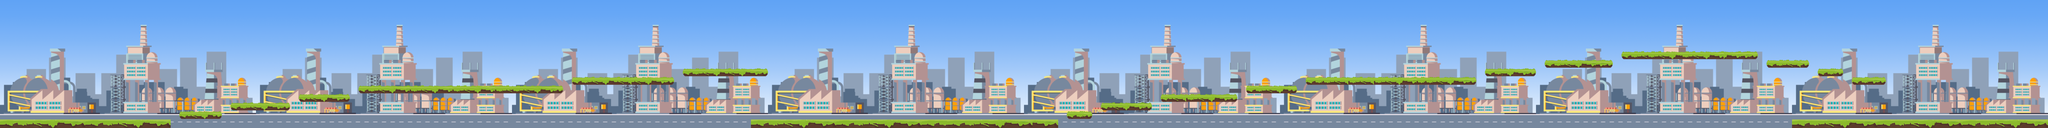

A level layout from a 2D game, rendered from its tile map. Below: a short description, then the map file with tile-grid data replaced by summaries:
An orthogonal 240x15 tile map with 32x32 px tiles, 2 tile layers (Background, Platforms), 17 tilesets and 141 objects (44x Coin, 38x Leaf, 9x Attention, 4x Eolienne, 3x Container, ...).

<map version="1.9" tiledversion="1.9.2" orientation="orthogonal" renderorder="right-down" width="240" height="15" tilewidth="32" tileheight="32" infinite="0" nextlayerid="8" nextobjectid="389">
 <tileset firstgid="1" source="platform (1).tsx" />
 <tileset firstgid="11" source="coin.tsx" />
 <tileset firstgid="12" source="leaf_coin.tsx" />
 <tileset firstgid="13" source="plastic_tash.tsx" />
 <tileset firstgid="14" source="fixed_plastic_trash.tsx" />
 <tileset firstgid="15" source="fixed_paper_trash.tsx" />
 <tileset firstgid="16" source="looking_curious.tsx" />
 <tileset firstgid="17" source="paper_trash.tsx" />
 <tileset firstgid="18" source="background (2).tsx" />
 <tileset firstgid="468" source="broken_eolienne.tsx" />
 <tileset firstgid="469" source="fixed_broken_eolienne.tsx" />
 <tileset firstgid="470" source="polluting_factory.tsx" />
 <tileset firstgid="471" source="fixed_polluting_factory.tsx" />
 <tileset firstgid="472" source="nuclear_trash.tsx" />
 <tileset firstgid="473" source="foret.tsx" />
 <tileset firstgid="498" source="curved_platform.tsx" />
 <tileset firstgid="505" source="avertissement.tsx" />
 <layer id="7" name="Background" width="240" height="15">
  <data>[3600 cells, 3600 non-empty, 450 distinct tile ids]</data>
 </layer>
 <layer id="2" name="Platforms" width="240" height="15">
  <data>[3600 cells, 236 non-empty, 17 distinct tile ids]</data>
 </layer>
 <objectgroup id="3" name="Platforms">
  <object id="2" x="0" y="448" width="640" height="32" />
  <object id="3" x="672" y="425" width="161" height="23" />
  <object id="4" x="865" y="393" width="223" height="23" />
  <object id="5" x="1120" y="360" width="192" height="24" />
  <object id="7" x="1347" y="327" width="766" height="25" />
  <object id="8" x="2142" y="297" width="386" height="23" />
  <object id="9" x="2562" y="262" width="315" height="26" />
  <object id="10" x="2816" y="448" width="1153" height="32" />
  <object id="12" x="3999" y="423" width="97" height="25" />
  <object id="13" x="4129" y="393" width="191" height="23" />
  <object id="14" x="4352" y="358" width="288" height="26" />
  <object id="15" x="4674" y="326" width="191" height="26" />
  <object id="17" x="4898" y="296" width="640" height="24" />
  <object id="18" x="5571" y="262" width="189" height="26" />
  <object id="19" x="5793" y="231" width="254" height="25" />
  <object id="21" x="6081" y="197" width="510" height="27" />
  <object id="22" x="6625" y="234" width="158" height="17" />
  <object id="23" x="6817" y="264" width="95" height="24" />
  <object id="24" x="6944" y="295" width="132" height="25" />
  <object id="25" x="6720" y="448" width="958" height="32" />
 </objectgroup>
 <objectgroup id="4" name="SpawnComponents">
  <object id="47" class="position" x="98" y="189">
   <point />
  </object>
  <object id="64" class="Coin" gid="11" x="480" y="448" width="32" height="32" />
  <object id="65" class="Coin" gid="11" x="480" y="416" width="32" height="32" />
  <object id="66" class="Coin" gid="11" x="480" y="384" width="32" height="32" />
  <object id="94" class="Wall" x="7672" y="0" width="8" height="480">
   <properties>
    <property name="NextLevel.tmx" value="LevelZone2.tmx" />
   </properties>
  </object>
  <object id="99" class="Leaf" gid="12" x="1440" y="192" width="32" height="32" />
  <object id="100" class="Leaf" gid="12" x="1376" y="256" width="32" height="32" />
  <object id="101" class="Leaf" gid="12" x="1408" y="224" width="32" height="32" />
  <object id="103" class="Leaf" gid="12" x="1504" y="256" width="32" height="32" />
  <object id="114" class="Leaf" gid="12" x="1504" y="256" width="32" height="32" />
  <object id="104" class="Leaf" gid="12" x="1472" y="224" width="32" height="32" />
  <object id="105" class="Coin" gid="11" x="1888" y="256" width="32" height="32" />
  <object id="106" class="Coin" gid="11" x="1920" y="224" width="32" height="32" />
  <object id="107" class="Coin" gid="11" x="1952" y="192" width="32" height="32" />
  <object id="108" class="Coin" gid="11" x="1984" y="224" width="32" height="32" />
  <object id="115" class="Leaf" gid="12" x="2176" y="224" width="32" height="32" />
  <object id="116" class="Leaf" gid="12" x="2176" y="192" width="32" height="32" />
  <object id="119" class="Leaf" gid="12" x="2208" y="192" width="32" height="32" />
  <object id="120" class="Leaf" gid="12" x="2208" y="224" width="32" height="32" />
  <object id="122" class="Leaf" gid="12" x="2590.67" y="193.333" width="32" height="32" />
  <object id="123" class="Coin" gid="11" x="2816" y="192" width="32" height="32" />
  <object id="124" class="Coin" gid="11" x="2816" y="160" width="32" height="32" />
  <object id="125" class="Coin" gid="11" x="2816" y="128" width="32" height="32" />
  <object id="132" class="Coin" gid="11" x="2816" y="128" width="32" height="32" />
  <object id="126" class="Leaf" gid="12" x="2590.67" y="161.333" width="32" height="32" />
  <object id="127" class="Leaf" gid="12" x="2590.67" y="129.333" width="32" height="32" />
  <object id="134" class="Coin" gid="11" x="3616" y="352" width="32" height="32" />
  <object id="135" class="Coin" gid="11" x="3648" y="320" width="32" height="32" />
  <object id="136" class="Coin" gid="11" x="3680" y="352" width="32" height="32" />
  <object id="137" class="Coin" gid="11" x="3776" y="320" width="32" height="32" />
  <object id="138" class="Coin" gid="11" x="3712" y="320" width="32" height="32" />
  <object id="139" class="Coin" gid="11" x="3744" y="352" width="32" height="32" />
  <object id="141" class="Coin" gid="11" x="3808" y="352" width="32" height="32" />
  <object id="142" class="Leaf" gid="12" x="3200" y="352" width="32" height="32" />
  <object id="143" class="Leaf" gid="12" x="3008" y="352" width="32" height="32" />
  <object id="144" class="Leaf" gid="12" x="3040" y="320" width="32" height="32" />
  <object id="145" class="Leaf" gid="12" x="3072" y="352" width="32" height="32" />
  <object id="146" class="Leaf" gid="12" x="3104" y="320" width="32" height="32" />
  <object id="147" class="Leaf" gid="12" x="3136" y="352" width="32" height="32" />
  <object id="148" class="Leaf" gid="12" x="3168" y="320" width="32" height="32" />
  <object id="164" class="Coin" gid="11" x="4552" y="287" width="32" height="32" />
  <object id="165" class="Leaf" gid="12" x="4366" y="284" width="32" height="32" />
  <object id="197" class="Leaf" gid="12" x="5884" y="121" width="32" height="32" />
  <object id="198" class="Leaf" gid="12" x="5948" y="121" width="32" height="32" />
  <object id="199" class="Leaf" gid="12" x="5852" y="153" width="32" height="32" />
  <object id="200" class="Leaf" gid="12" x="5916" y="153" width="32" height="32" />
  <object id="201" class="Leaf" gid="12" x="5401.33" y="174.333" width="32" height="32" />
  <object id="202" class="Leaf" gid="12" x="5433.33" y="174.333" width="32" height="32" />
  <object id="203" class="Leaf" gid="12" x="5465.33" y="174.333" width="32" height="32" />
  <object id="204" class="Coin" gid="11" x="4959" y="172.667" width="32" height="32" />
  <object id="205" class="Coin" gid="11" x="4991" y="174.667" width="32" height="32" />
  <object id="206" class="Coin" gid="11" x="4927" y="174.667" width="32" height="32" />
  <object id="218" class="Coin" gid="11" x="6689" y="160" width="32" height="32" />
  <object id="220" class="PlasticTrash" gid="13" x="7277" y="468" width="86" height="71.6667" />
  <object id="221" class="PlasticCan" gid="14" x="7287.35" y="455.259" width="63.7037" height="97.9444" />
  <object id="222" class="Coin" gid="11" x="7499" y="307" width="32" height="32" />
  <object id="223" class="Coin" gid="11" x="7467" y="339" width="32" height="32" />
  </objectgroup>
</map>
<!-- 64 of 141 objects omitted -->
